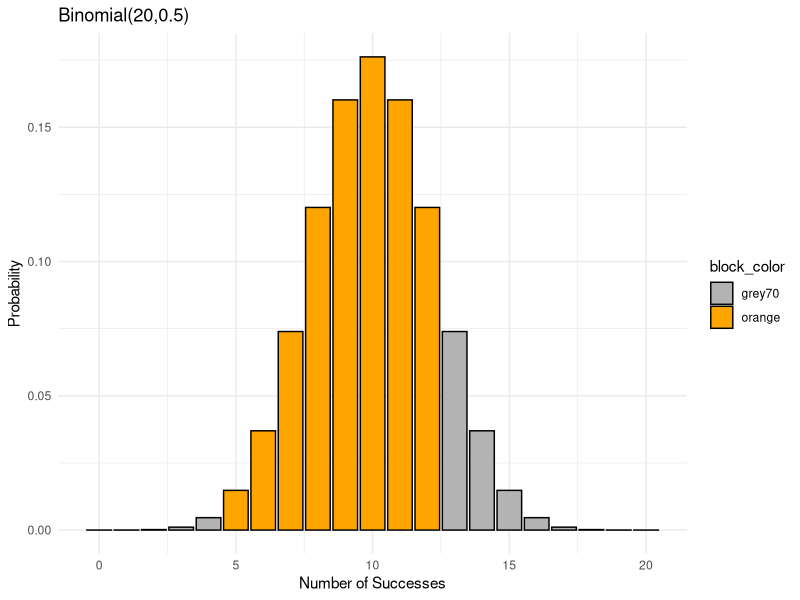
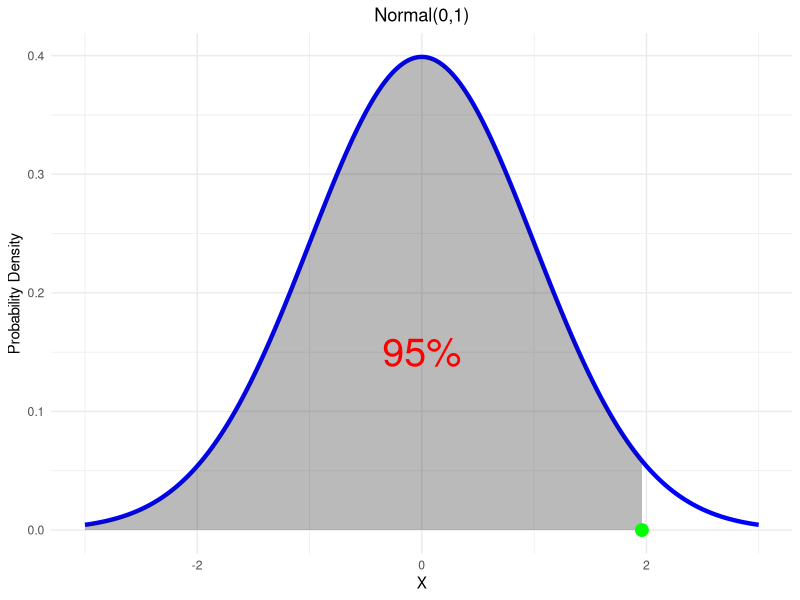

The R script that drew these images, in order:
## ---- chunk 1
knitr::opts_chunk$set(echo = TRUE)
## ---- chunk 2
# TODO: generate binomial samples
## ---- chunk 3
# TODO: write down your codes to plot the histogram
## ---- chunk 4
# TODO: calculate mean and variance
## ---- chunk 5
# this chunk of code generates the plot demonstration, can ignore
# use ggplot to show the pdf of a binomial distribution  with shaded areas.
library("ggplot2")
n<-20
p<-0.5
# Generate values for the binomial distribution
x <- seq(0, n, by = 1)
binomial_pmf <- dbinom(x, size = n, prob = p)


# Create a data frame for ggplot

df <- data.frame(x = x, binomial_pmf = binomial_pmf)
df$block_color <- "grey70"
df[6:13,]$block_color <- "orange"

# Plot the binomial distribution
ggplot(df, aes(x = x, y = binomial_pmf,fill=block_color)) +
  geom_histogram(stat = "identity",binwidth=1,col = "black") +
  labs(title = "Binomial(20,0.5)",
       x = "Number of Successes",
       y = "Probability") +
  theme_minimal()+
  
  scale_fill_manual(values=c("grey70", "orange"))

## ---- chunk 6
# TODO: calculate the probability
## ---- chunk 7
# this chunk of code generates the plot demonstration, can ignore
# use ggplot2 to plot a pdf of a normal distribution
library(ggplot2)

# Set parameters for the normal distribution
mean_value <- 0
sd_value <- 1

# Generate data for the normal distribution
x <- seq(-3, 3, 0.01)
pdf_normal <- dnorm(x, mean = mean_value, sd = sd_value)

# Create a data frame for ggplot
df <- data.frame(x = x, pdf_normal = pdf_normal)

# Plot the normal distribution with shaded area from -3 to 0.5
ggplot(df, aes(x = x, y = pdf_normal))+
  geom_line(color = "blue", size = 1.5) +
  geom_ribbon(data = subset(df, x >= -3 & x <= 1.96),
              aes(ymax = pdf_normal, ymin = 0, fill = "Shaded Area"),
              alpha = 0.3, color = NA) +
  labs(title = "Normal(0,1)",
       x = "X",
       y = "Probability Density") +
  scale_fill_manual(values = c("Shaded Area" = "grey10"), guide = "none") +
  annotate("point", x = 1.96, y = 0, color = "green", size = 4) +
  annotate("text", x = 0, y = 0.15, label = "95%", size = 10, color = "red") +
  theme_minimal()+
  theme(plot.title = element_text(hjust = 0.5))
## ---- chunk 8
# TODO: find m with qnorm
## ---- chunk 9
# TODO: calculate the probability
## ---- chunk 10
# TODO: calculate the probability
